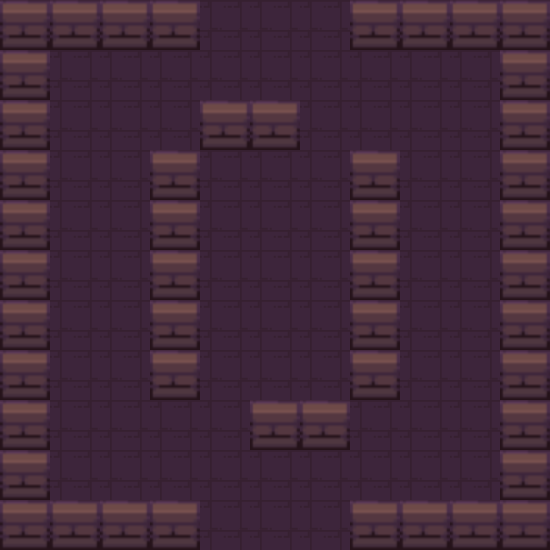

Rendered tile map (Tiled .tmx) drawn with the repository's tilesets; below, a short description and the full map source, tile grids included:
An orthogonal 11x11 tile map with 50x50 px tiles, 1 tile layer (Capa de patrones 1) and 17 objects (Player, Enemy, Chest, Healing, Ending).

<map version="1.9" tiledversion="1.9.2" orientation="orthogonal" renderorder="right-down" width="11" height="11" tilewidth="50" tileheight="50" infinite="0" nextlayerid="3" nextobjectid="27">
 <tileset firstgid="1" source="dungeonTileSet1.tsx" />
 <layer id="1" name="Capa de patrones 1" width="11" height="11">
  <data encoding="csv">
1,1,1,1,2,2,2,1,1,1,1,
1,2,2,2,2,2,2,2,2,2,1,
1,2,2,2,1,1,2,2,2,2,1,
1,2,2,1,2,2,2,1,2,2,1,
1,2,2,1,2,2,2,1,2,2,1,
1,2,2,1,2,2,2,1,2,2,1,
1,2,2,1,2,2,2,1,2,2,1,
1,2,2,1,2,2,2,1,2,2,1,
1,2,2,2,2,1,1,2,2,2,1,
1,2,2,2,2,2,2,2,2,2,1,
1,1,1,1,2,2,2,1,1,1,1
</data>
 </layer>
 <objectgroup id="2" name="Capa de Objetos 1">
  <object id="2" x="150" y="150">
   <polygon points="0,0 50,0 50,250 0,250" />
  </object>
  <object id="3" x="200" y="100.391">
   <polygon points="0,0 100,0 100,49.6087 50,49.6087 0,49.6087" />
  </object>
  <object id="4" x="350" y="150">
   <polygon points="0,0 50,0 50,250 0,250" />
  </object>
  <object id="5" x="250" y="400">
   <polygon points="0,0 100,0 100,49.25 0,49.25" />
  </object>
  <object id="7" name="Player" x="255.559" y="245.463" width="39" height="41" />
  <object id="9" x="200" y="49.6016">
   <polygon points="0,0 0,-49.6016 -200,-49.6016 -200,0" />
  </object>
  <object id="11" x="350" y="50">
   <polygon points="0,0 0,-50 200,-50 200,0" />
  </object>
  <object id="12" x="500" y="50">
   <polygon points="0,0 50,0 50,500 0,500" />
  </object>
  <object id="13" x="500" y="500.467">
   <polygon points="0,0 0,49.5333 -150,49.5333 -150,0" />
  </object>
  <object id="14" x="200" y="550">
   <polygon points="0,0 0,-50 -150,-50 -150,0" />
  </object>
  <object id="17" name="Enemy" x="100" y="400" width="50" height="50" />
  <object id="18" name="Chest" x="83.8961" y="89.0196" width="37.7853" height="37.7853" />
  <object id="19" name="Healing" x="423.643" y="91.9015" width="37.7853" height="37.7853" />
  <object id="20" name="Ending" x="450.221" y="451.095" width="31.4276" height="33.9893" />
  <object id="24" x="0" y="50">
   <polygon points="0,0 50,0 50,200 0,200" />
  </object>
  <object id="25" x="0" y="300">
   <polygon points="0,0 50,0 50,250 0,250" />
  </object>
  <object id="26" x="0" y="250">
   <polygon points="0,0 50,0 50,50 0,50" />
  </object>
 </objectgroup>
</map>
